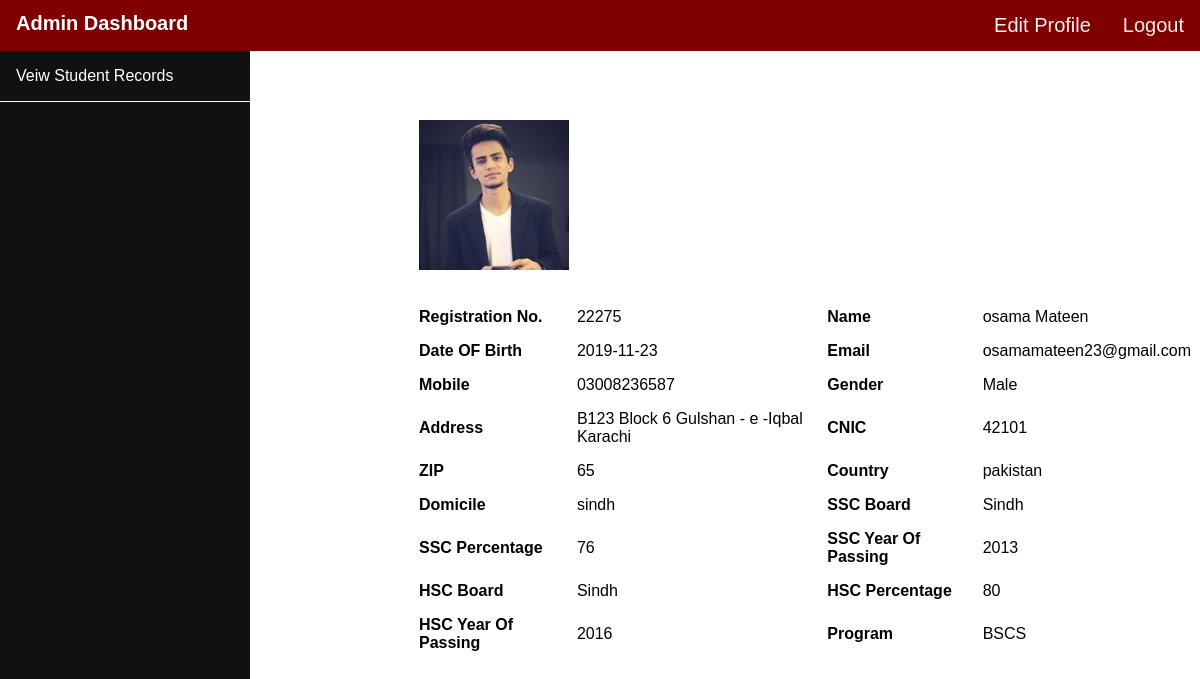
/admin/info.php?id=10 (signed in), run on the app's committed database.
### tables this page shows
CREATE TABLE `student2` (
  `id` int(7) NOT NULL,
  `fname` text NOT NULL,
  `lname` text NOT NULL,
  `dob` date NOT NULL,
  `email` varchar(50) NOT NULL,
  `mobile` varchar(13) NOT NULL,
  `gender` varchar(6) NOT NULL,
  `address` text NOT NULL,
  `cnic` int(13) NOT NULL,
  `zip` int(7) NOT NULL,
  `country` text NOT NULL,
  `domicile` varchar(20) NOT NULL,
  `ssc_board` varchar(30) NOT NULL,
  `ssc_perc` varchar(13) NOT NULL,
  `ssc_year` varchar(13) NOT NULL,
  `hsc_board` varchar(30) NOT NULL,
  `hsc_perc` varchar(13) NOT NULL,
  `hsc_year` varchar(13) NOT NULL,
  `program` varchar(13) NOT NULL,
  `roll_no` int(5) NOT NULL,
  `image` text NOT NULL,
  `password` varchar(20) NOT NULL,
  `ques` text NOT NULL,
  `answer` text NOT NULL
);

### admin/info.php (the view, shortened to what this page needs)
<?php
	include('../assets/adminheader.php');
 ?>
 <div class="content" style="text-align: left;">
  <div class="upper">
<?php
	if(isset($_REQUEST['id'])){
		$id = $_REQUEST['id'];
	}
?>
<?php
	include("../dbcon.php");
  	$qry = "SELECT * FROM `student2` WHERE `id` = '$id'";
		$run = mysqli_query($con,$qry);
		if(mysqli_num_rows($run)<1){
			echo "<tr><td colspan = 8>No Record Found<td><tr>";
		}
		else{
			while($data = $run->fetch_assoc()){
				?>
				<table  style="margin-top: 20px; margin-left: 80px;" cellpadding="7px">
						<tr>
							<td colspan="2"><img src="../dataimg/<?php echo $data['image'];?>" style = "max-width: 150px; margin-top: 30px;"/><br><br></td>
						</tr>
						<tr>
							<th>Registration No.</th>
							<td><?php echo $data['roll_no']; ?></td>
							<th>Name</th>
							<td><?php echo $data['fname']." ".$data['lname']; ?></td>
						</tr>
						<tr>
							<th>Date OF Birth</th>
							<td><?php echo $data['dob']; ?></td>
							<th>Email</th>
							<td><?php echo $data['email']; ?></td>
						</tr>
						<tr><th>Mobile</th><td><?php echo $data['mobile']; ?></td>
							<th>Gender</th><td><?php echo $data['gender']; ?></td></tr>
						<tr rowspan="2"><th>Address</th><td><?php echo $data['address']; ?></td>
							<th>CNIC</th><td><?php echo $data['cnic']; ?></td>
						</tr>
						<tr><th>ZIP</th><td><?php echo $data['zip']; ?></td>
							<th>Country</th><td><?php echo $data['country']; ?></td>
						</tr>
						<tr><th>Domicile</th><td><?php echo $data['domicile']; ?></td>
							<th>SSC Board</th><td><?php echo $data['ssc_board']; ?></td>
						</tr>
						<tr><th>SSC Percentage</th><td><?php echo $data['ssc_perc']; ?></td>
							<th>SSC Year Of Passing</th><td><?php echo $data['ssc_year']; ?></td>
						</tr>
						<tr><th>HSC Board</th><td><?php echo $data['hsc_board']; ?></td>
							<th>HSC Percentage</th><td><?php echo $data['hsc_perc']; ?></td>
						</tr>
						<tr><th>HSC Year Of Passing</th><td><?php echo $data['hsc_year']; ?></td>
							<th>Program</th><td><?php echo $data['program']; ?></td>
						</tr>
				</table>
				<?php
			}
		}
?>
  </div>
 </div>
 </body>

### assets/adminheader.php (shortened to what this page needs)
<!DOCTYPE html>
<head>
</head>
<body>
<div class="topnav">
  <span class="logo">Admin Dashboard</a></span>
  <a href="../admin/logout.php">Logout</a>
  <a href="../admin/changepass.php">Edit Profile</a>
</div>
<div class="sidenav">
  <a href="admindash.php">Veiw Student Records</a>
</div>

### assets/adminheader.php (style rules this page uses)
* { box-sizing: border-box; font-family: Arial, Helvetica, sans-serif; }
body { margin: 0; font-family: Arial, Helvetica, sans-serif; }
.topnav { overflow: hidden; background-color: #800000; }
.topnav a { float: right; display: block; color: #f2f2f2; text-align: center; padding: 14px 16px; text-decoration: none; font-size: 20px; }
.topnav span { display: inline-block; color: #fff; font-size: 20px; font-weight: 600; padding: 12px 16px; }
.sidenav { height: 100%; width: 250px; position: fixed; background-color: #111; overflow-x: hidden; }
.sidenav a { color: white; padding: 16px; text-decoration: none; display: block; border-bottom: 1px solid #fff; }
.content { margin-top:0; margin-left: 250px; padding-left: 20px; height: 80vh; }
.upper { margin-left: 60px; margin-top: 30px; }

### data on the page
student2: image (picture), roll_no "22275", fname "osama", lname "Mateen", dob "2019-11-23", email "osamamateen23@gmail.com", mobile "03008236587", gender "Male", address "B123 Block 6 Gulshan - e -Iqbal Karachi", cnic "42101", zip "65", country "pakistan", domicile "sindh", ssc_board "Sindh", ssc_perc "76", ssc_year "2013", hsc_board "Sindh", hsc_perc "80", hsc_year "2016", program "BSCS"
